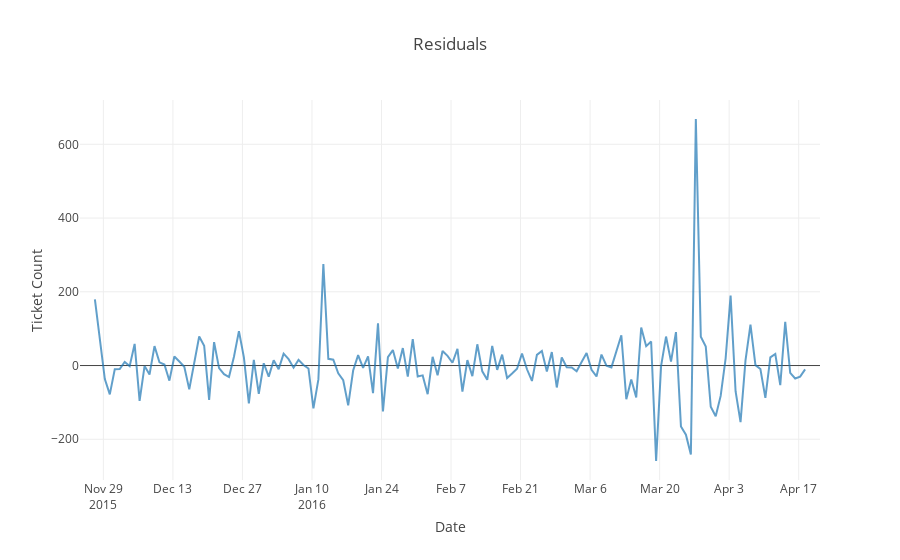

Write notebook code for a chart like this one.
### Code cell
# Explore residuals
residuals = pd.DataFrame(decomposition.resid)
residuals 
line_plot(residuals, 'Residuals', 'Ticket Count')

### Figure 1 — Plotly figure (JSON) as saved in the notebook; plotly's stock layout.template omitted (floating-point values rounded to 4 significant figures; data arrays with more than 128 entries replaced by an {"elided": "..."} marker saying what was removed)
{"data": [{"marker": {"size": 6}, "mode": "lines", "name": "Total Tickets Opened", "opacity": 0.7, "type": "scatter", "uid": "fe248b7c-365e-11e9-8001-acde48001122", "x": {"elided": "150 str values"}, "y": {"elided": "150 float values"}}], "layout": {"bargap": 0.1, "title": "Residuals", "xaxis": {"title": "Date"}, "yaxis": {"title": "Ticket Count"}}}
